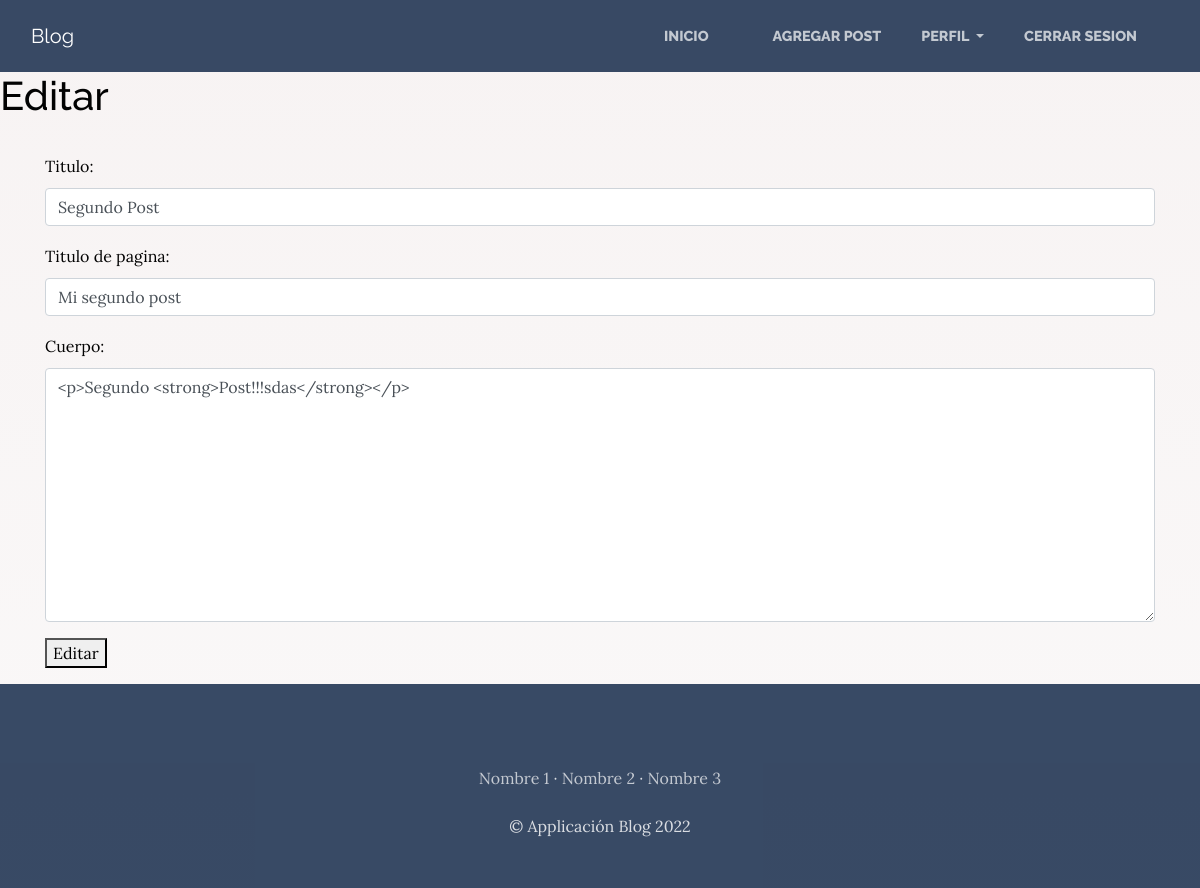
Page /articulo/editar/2 (signed in) on the committed database.
### AppBlog/models.py (models this page shows, shortened)
class Blog(models.Model):
    titulo=models.CharField(max_length=1000)
    titulo_de_pagina=models.CharField(max_length=1000)
    autor=models.ForeignKey(User, on_delete=models.CASCADE)#Sirve para borrar todos los post cuando el autor elimine su usuario
    cuerpo=RichTextField(null=True, blank=True)
    imagen=models.ImageField(null=True, blank=True, upload_to='blog')
    fecha=models.DateField(auto_now_add=True)

### AppBlog/views.py (the view)
# urls.py: path('articulo/editar/<int:pk>', EditarView.as_view(),name = 'editar'),
class EditarView(UpdateView):
    model = Blog
    form_class = EditarForm
    template_name = 'editar.html'

### AppBlog/forms.py
class EditarForm(forms.ModelForm):
    class Meta:
        model=Blog
        fields=('titulo','titulo_de_pagina','cuerpo')
        widgets={
            'titulo': forms.TextInput(attrs={'class': 'form-control','placeholder':'Titulo del post'}),
            'titulo_de_pagina': forms.TextInput(attrs={'class': 'form-control','placeholder':'Titulo de la pagina'}),
            'cuerpo': forms.Textarea(attrs={'class': 'form-control','placeholder':'Añade tu contenido '}),
        }

### AppBlog/templates/editar.html (shortened to what this page needs)
{% extends "padre.html" %}
{% load static %}
{% block content %}
{% if user.is_authenticated %}
    {% if user.id == blog.autor.id %}
        <h1>Editar</h1>
        <br/>
        <div class="container">
        <div class="form-group">
            <form method="POST">
                {{ form.as_p }}
                <button>Editar</button>
        </div>
        </div>
    {% else %}
        Este post no es tuyo
    {% endif %}
{% else %}
No estas logueado!!
{% endif %}
{% endblock %}

### AppBlog/static/AppBlog/css/gestion.css (style rules this page uses)
body { font-family: 'Lora'; background: linear-gradient(rgb(247, 243, 243), rgba(247, 244, 244, 0.582)), url("../img/bg_main.jpg"); background-attachment: fixed; background-position: center; background-size: cover; color: rgb(2, 2, 2); }
h1, h2, h3, h4, h5, h6 { font-family: 'Raleway'; }
p { line-height: 1.75; }

### rows in the picture
Blog: titulo "Segundo Post", titulo_de_pagina "Mi segundo post", cuerpo "<p>Segundo <strong>Post!!!sdas</strong></p>"
